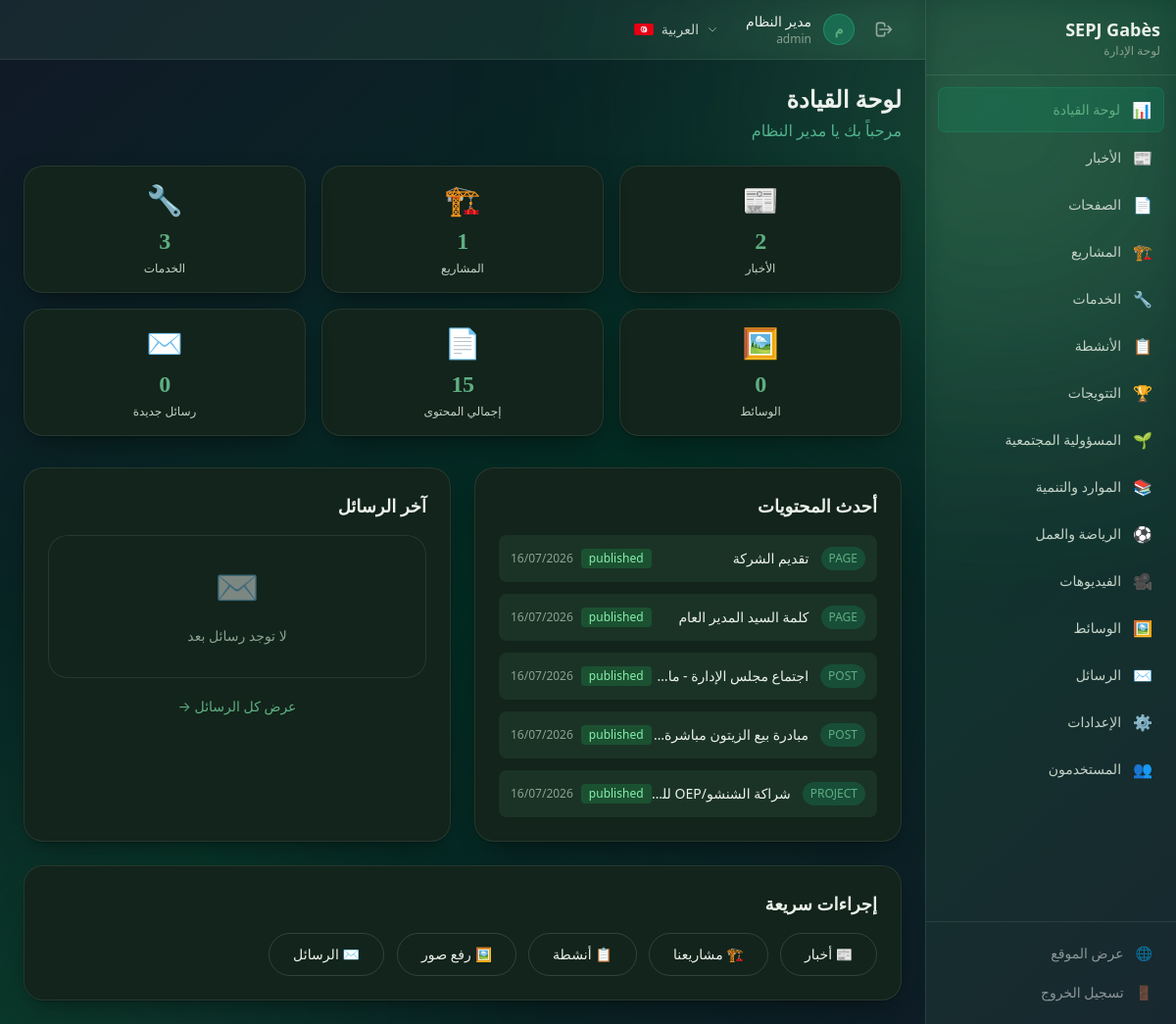
Page /admin/dashboard.php (signed in) on the committed database.
### tables this page shows
CREATE TABLE IF NOT EXISTS `content_items` (
    `id` INT UNSIGNED AUTO_INCREMENT PRIMARY KEY,
    `type` ENUM('page', 'post', 'project', 'service', 'activity', 'prize', 'rse', 'resource', 'sport', 'video') NOT NULL,
    `rse_category` VARCHAR(50) DEFAULT NULL COMMENT 'RSE subcategory: engagement_social, rapport_durabilite, rapport_rse, catalogue_rse',
    `slug` VARCHAR(255) NOT NULL UNIQUE,
    `title_ar` TEXT,
    `title_fr` TEXT,
    `title_en` TEXT,
    `summary_ar` TEXT,
    `summary_fr` TEXT,
    `summary_en` TEXT,
    `body_ar` LONGTEXT,
    `body_fr` LONGTEXT,
    `body_en` LONGTEXT,
    `featured_image` VARCHAR(255) DEFAULT NULL,
    `video_url` VARCHAR(255) DEFAULT NULL COMMENT 'YouTube URL for type=video items',
    `status` ENUM('draft', 'published') NOT NULL DEFAULT 'draft',
    `is_featured` TINYINT(1) NOT NULL DEFAULT 0,
    `published_at` DATETIME DEFAULT NULL,
    `created_by` INT UNSIGNED DEFAULT NULL,
    `updated_by` INT UNSIGNED DEFAULT NULL,
    `created_at` DATETIME NOT NULL DEFAULT CURRENT_TIMESTAMP,
    `updated_at` DATETIME NOT NULL DEFAULT CURRENT_TIMESTAMP ON UPDATE CURRENT_TIMESTAMP,

    INDEX `idx_type` (`type`),
    INDEX `idx_status` (`status`),
    INDEX `idx_slug` (`slug`),
    INDEX `idx_type_status` (`type`, `status`),
    INDEX `idx_featured` (`is_featured`),
    INDEX `idx_rse_category` (`rse_category`),
    CONSTRAINT `fk_content_created_by` FOREIGN KEY (`created_by`) REFERENCES `users`(`id`) ON DELETE SET NULL,
    CONSTRAINT `fk_content_updated_by` FOREIGN KEY (`updated_by`) REFERENCES `users`(`id`) ON DELETE SET NULL
);

### app/core/helpers.php (called while the page is built, shortened)
<?php
function e($value): string
{
    return htmlspecialchars((string) $value, ENT_QUOTES | ENT_SUBSTITUTE, 'UTF-8');
}
function current_lang(): string
{
    return DEFAULT_LANGUAGE;
}
function is_rtl(?string $lang = null): bool
{
    $lang = $lang ?? current_lang();
    return $lang === 'ar';
}
function dir_attribute(?string $lang = null): string
{
    return is_rtl($lang) ? 'rtl' : 'ltr';
}
function format_date(string $date, string $format = 'd/m/Y'): string
{
    try {
        $dt = new DateTime($date);
        return $dt->format($format);
    } catch (Exception $e) {
        return $date;
    }
}

### app/core/i18n.php (called while the page is built, shortened)
<?php
function __(string $key, string $lang = null): string
{
    static $translations = null;
    if ($translations === null) {
        $translations = get_translations();
    }
    $lang = $lang ?? current_lang();
    return $translations[$key][$lang] ?? $translations[$key]['ar'] ?? $key;
}

### app/core/auth.php (called while the page is built, shortened)
<?php
function is_logged_in(): bool
{
    return isset($_SESSION['logged_in']) && $_SESSION['logged_in'] === true;
}
function current_user(): ?array
{
    return [
        'id'    => $_SESSION['user_id'],
        'name'  => $_SESSION['user_name'],
        'email' => $_SESSION['user_email'],
        'role'  => $_SESSION['user_role'],
    ];
}

### admin/dashboard.php (the view, shortened to what this page needs)
<?php
require_once ROOT_PATH . '/app/core/auth.php';
require_once ROOT_PATH . '/app/core/helpers.php';
require_once ROOT_PATH . '/app/core/i18n.php';
$lang = current_lang();
try {
    $pdo = db();
    $counts = $pdo->query("
        SELECT
            SUM(type = 'post'    AND status = 'published') AS posts,
            SUM(type = 'project' AND status = 'published') AS projects,
            SUM(type = 'service' AND status = 'published') AS services,
            COUNT(*)                                       AS total_content
        FROM content_items
    ")->fetch();
    $totalPosts    = (int)($counts['posts']         ?? 0);
    $totalProjects = (int)($counts['projects']      ?? 0);
    $totalServices = (int)($counts['services']      ?? 0);
    $totalContent  = (int)($counts['total_content'] ?? 0);
    $mediaRow     = $pdo->query("SELECT COUNT(*) FROM media")->fetchColumn();
    $totalMedia   = (int)$mediaRow;
    $msgCounts    = $pdo->query("SELECT COUNT(*) AS total, SUM(status='new') AS new_msgs FROM contact_messages")->fetch();
    $newMessages  = (int)($msgCounts['new_msgs'] ?? 0);
    $recentItems = $pdo->query("
        SELECT id, type, slug,
               COALESCE(NULLIF(title_ar,''),NULLIF(title_fr,''),NULLIF(title_en,''),'No title') AS title,
               status, created_at
        FROM content_items
        ORDER BY created_at DESC
        LIMIT 5
    ")->fetchAll();
    $recentMessages = $pdo->query("
        SELECT id, name, email, subject, status, created_at
        FROM contact_messages
        ORDER BY created_at DESC
        LIMIT 5
    ")->fetchAll();
} catch (PDOException $e) {
    error_log("Dashboard error: " . $e->getMessage());
    $totalPosts = $totalProjects = $totalServices = $totalMedia = $totalContent = $totalUsers = $newMessages = $totalMessages = 0;
    $recentItems = $recentMessages = [];
}
$statsCards = [
    ['label' => __('content_posts'), 'value' => $totalPosts, 'icon' => '📰', 'color' => 'from-emerald-500 to-green-600'],
    ['label' => __('content_projects'), 'value' => $totalProjects, 'icon' => '🏗️', 'color' => 'from-blue-500 to-cyan-600'],
    ['label' => __('content_services'), 'value' => $totalServices, 'icon' => '🔧', 'color' => 'from-purple-500 to-violet-600'],
    ['label' => __('content_media'), 'value' => $totalMedia, 'icon' => '🖼️', 'color' => 'from-amber-500 to-orange-600'],
    ['label' => __('content_total'), 'value' => $totalContent, 'icon' => '📄', 'color' => 'from-pink-500 to-rose-600'],
    ['label' => __('new_messages'), 'value' => $newMessages, 'icon' => '✉️', 'color' => 'from-red-500 to-pink-600'],
];
?>
<!DOCTYPE html>
<html lang="<?= e($lang) ?>" dir="<?= dir_attribute($lang) ?>">
<head>
    <script src="https://cdn.tailwindcss.com"></script>
    <link rel="stylesheet" href="../public/assets/css/style.css">
</head>
<body class="bg-gradient-to-br from-gray-900 via-emerald-950 to-gray-900 min-h-screen">
    <div class="blob blob-1"></div>
    <div class="relative z-10 flex h-screen">
        <?php include 'includes/sidebar.php'; ?>
        <div class="flex-1 flex flex-col overflow-hidden">
            <?php include 'includes/header.php'; ?>
            <main class="flex-1 overflow-y-auto p-6">
                <div class="mb-6">
                    <h1 class="text-2xl font-bold text-white">
                        <?php if ($lang === 'ar'): ?>لوحة القيادة
                        <?php elseif ($lang === 'fr'): ?>Tableau de bord
                        <?php else: ?>Dashboard
                        <?php endif; ?>
                    </h1>
                    <p class="text-emerald-300/70 mt-1">
                        <?php if ($lang === 'ar'): ?>مرحباً بك يا <?= e($user['name']) ?>
                        <?php elseif ($lang === 'fr'): ?>Bienvenue, <?= e($user['name']) ?>
                        <?php else: ?>Welcome, <?= e($user['name']) ?>
                        <?php endif; ?>
                    </p>
                </div>
                <div class="grid grid-cols-1 sm:grid-cols-2 lg:grid-cols-3 xl:grid-cols-6 gap-4 mb-8">
                    <?php foreach ($statsCards as $card): ?>
                    <div class="glass-card p-4 text-center hover:scale-105 transition-transform cursor-default">
                        <div class="text-3xl mb-2"><?= $card['icon'] ?></div>
                        <div class="stat-number text-2xl"><?= $card['value'] ?></div>
                        <div class="text-emerald-200/80 text-xs mt-1"><?= e($card['label']) ?></div>
                    </div>
                    <?php endforeach; ?>
                </div>
                <div class="grid grid-cols-1 lg:grid-cols-2 gap-6">
                    <div class="glass-card-static p-6">
                        <h2 class="text-lg font-semibold text-white mb-4">
                            <?php if ($lang === 'ar'): ?>أحدث المحتويات
                            <?php elseif ($lang === 'fr'): ?>Contenu récent
                            <?php else: ?>Recent Content
                            <?php endif; ?>
                        </h2>
                        <?php if (empty($recentItems)): ?>
                        <div class="empty-state py-8">
                            <div class="empty-state-icon text-4xl">📄</div>
                            <p class="text-sm">
                                <?php if ($lang === 'ar'): ?>لا يوجد محتوى بعد
                                <?php elseif ($lang === 'fr'): ?>Aucun contenu pour le moment
                                <?php else: ?>No content yet
                                <?php endif; ?>
                            </p>
                        </div>
                        <?php else: ?>
                        <div class="space-y-3">
                            <?php foreach ($recentItems as $item): ?>
                            <div class="flex items-center justify-between p-3 rounded-lg bg-white/5 hover:bg-white/10 transition-colors">
                                <div class="flex items-center gap-3 min-w-0">
                                    <span class="text-xs px-2 py-1 rounded-full bg-emerald-500/20 text-emerald-300 uppercase whitespace-nowrap">
                                        <?= e($item['type']) ?>
                                    </span>
                                    <span class="text-sm text-white truncate"><?= e(mb_substr($item['title'], 0, 50)) ?></span>
                                </div>
                                <div class="flex items-center gap-2 shrink-0">
                                    <span class="text-xs px-2 py-0.5 rounded <?= $item['status'] === 'published' ? 'bg-green-500/20 text-green-300' : 'bg-yellow-500/20 text-yellow-300' ?>">
                                        <?= e($item['status']) ?>
                                    </span>
                                    <span class="text-xs text-emerald-300/50"><?= format_date($item['created_at'], 'd/m/Y') ?></span>
                                </div>
                            </div>
                            <?php endforeach; ?>
                        </div>
                        <?php endif; ?>
                    </div>
                    <div class="glass-card-static p-6">
                        <h2 class="text-lg font-semibold text-white mb-4">
                            <?php if ($lang === 'ar'): ?>آخر الرسائل
                            <?php elseif ($lang === 'fr'): ?>Messages récents
                            <?php else: ?>Recent Messages
                            <?php endif; ?>
                        </h2>
                        <?php if (empty($recentMessages)): ?>
                        <div class="empty-state py-8">
                            <div class="empty-state-icon text-4xl">✉️</div>
                            <p class="text-sm">
                                <?php if ($lang === 'ar'): ?>لا توجد رسائل بعد
                                <?php elseif ($lang === 'fr'): ?>Aucun message pour le moment
                                <?php else: ?>No messages yet
                                <?php endif; ?>
                            </p>
                        </div>
                        <?php endif; ?>
                        <div class="mt-4 text-center">
                            <a href="messages/" class="text-sm text-emerald-400 hover:text-emerald-300 transition-colors">
                                <?php if ($lang === 'ar'): ?>عرض كل الرسائل →
                                <?php elseif ($lang === 'fr'): ?>Voir tous les messages →
                                <?php else: ?>View all messages →
                                <?php endif; ?>
                            </a>
                        </div>
                    </div>
                </div>
                <div class="mt-6 glass-card-static p-6">
                    <h2 class="text-lg font-semibold text-white mb-4">
                        <?php if ($lang === 'ar'): ?>إجراءات سريعة
                        <?php elseif ($lang === 'fr'): ?>Actions rapides
                        <?php else: ?>Quick Actions
                        <?php endif; ?>
                    </h2>
                    <div class="flex flex-wrap gap-3">
                        <a href="content/create.php?type=post" class="glass-btn text-sm">📰 <?= __('nav_news', $lang) ?></a>
                        <a href="content/create.php?type=project" class="glass-btn text-sm">🏗️ <?= __('nav_projects', $lang) ?></a>
                        <a href="content/create.php?type=activity" class="glass-btn text-sm">📋 <?= __('nav_activities', $lang) ?></a>
                        <a href="media/upload.php" class="glass-btn text-sm">🖼️ <?php if ($lang === 'ar'): ?>رفع صور
                        <?php elseif ($lang === 'fr'): ?>Uploader
                        <?php else: ?>Upload
                        <?php endif; ?></a>
                        <a href="messages/" class="glass-btn text-sm">✉️ <?php if ($lang === 'ar'): ?>الرسائل
                        <?php elseif ($lang === 'fr'): ?>Messages
                        <?php else: ?>Messages
                        <?php endif; ?></a>
                    </div>
                </div>
            </main>
        </div>
    </div>
</body>
</html>

### rows in the picture
content_items: type "PAGE", title "تقديم الشركة", status "published", created_at "16/07/2026"
content_items: type "PAGE", title "كلمة السيد المدير العام", status "published", created_at "16/07/2026"
content_items: type "POST", status "published", created_at "16/07/2026"
content_items: type "POST", status "published", created_at "16/07/2026"
content_items: type "PROJECT", status "published", created_at "16/07/2026"

### other values in the picture
APP_NAME "SEPJ Gabès"
$navItem['icon'] "📊"
getSidebarLabel($navItem, $lang) "لوحة القيادة"
$navItem['icon'] "📰"
getSidebarLabel($navItem, $lang) "الأخبار"
$navItem['icon'] "📄"
getSidebarLabel($navItem, $lang) "الصفحات"
$navItem['icon'] "🏗️"
getSidebarLabel($navItem, $lang) "المشاريع"
$navItem['icon'] "🔧"
getSidebarLabel($navItem, $lang) "الخدمات"
$navItem['icon'] "📋"
getSidebarLabel($navItem, $lang) "الأنشطة"
$navItem['icon'] "🏆"
getSidebarLabel($navItem, $lang) "التتويجات"
